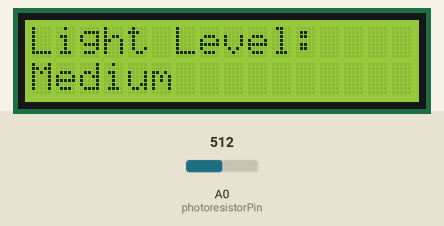
This sketch was run on a simulated Arduino Uno, built with avr-gcc and run on an emulated ATmega328P. On the bench: 16×2 character LCD. Inputs (shaded band) come from the test bench; at power-on: A0 (photoresistorPin) = 512. What the sketch prints to the serial monitor is not drawn.

Above: at 1.2 s.
1.3 s: A0 (photoresistorPin) set to 610
At 2.7 s:
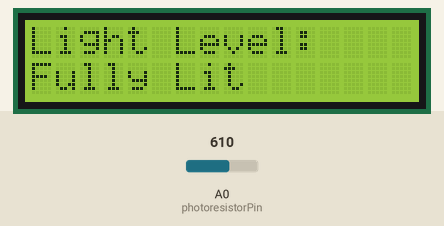
3.5 s: A0 (photoresistorPin) set to 810
At 4.7 s:
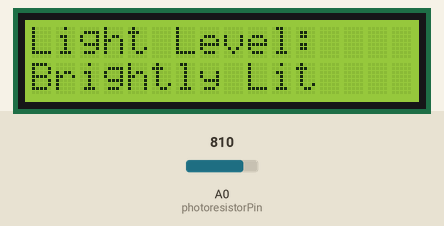
5.5 s: A0 (photoresistorPin) set to 390
At 6.6 s:
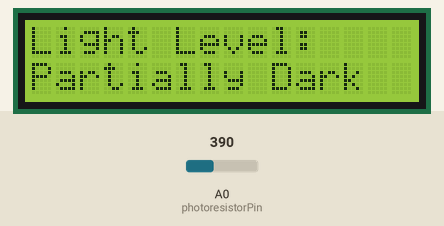
7.6 s: A0 (photoresistorPin) set to 190
At 8.6 s:
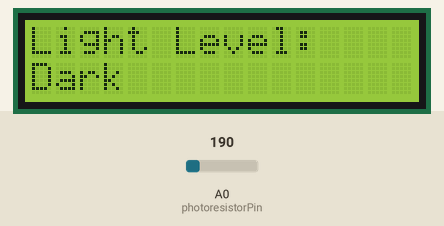
9.6 s: A0 (photoresistorPin) set to 210
At 10.5 s:
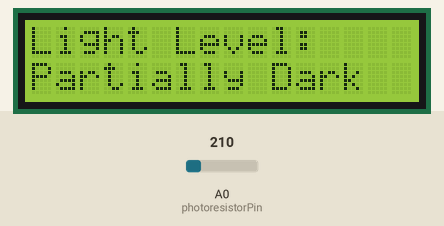
11.6 s: A0 (photoresistorPin) set to 122
At 12.4 s:
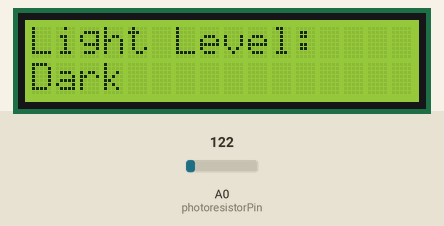
Timing chart, 0 to 14.6 s (numbered marks = the images above; inputs shaded):
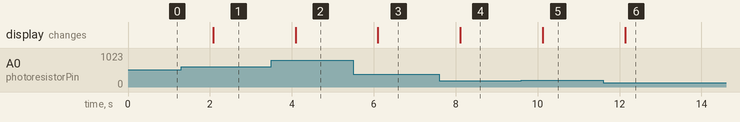

The sketch:

ddesle3lab4.ino
```cpp
// Dishant Desle, 652956059 and ddesle3
// Lab 4 - Photoresistor
// Description - This lab involves creating a circuit using a photoresistor
//               and a 16x2 LCD display to display the relative light level
//               in the environment as one of five predefined text values,
//               based on readings from the photoresistor, providing hands-on
//               experience with analog sensor input and digital output using an Arduino.
// Assumption - A photoresistor is connected to analog pin A0.
//              The 10k ohm resistor and photoresistor are appropriately
//              wired together to form a voltage divider.
// References - https://docs.arduino.cc/learn/electronics/lcd-displays
//              https://www.instructables.com/How-to-use-a-photoresistor-or-photocell-Arduino-Tu/
//              https://playground.arduino.cc/Learning/PhotoResistor/
// Date - 10/03/2023
// Time - 10:45am
// TA - Kaz


#include <LiquidCrystal.h>

// LiquidCrystal lcd(12, 11, 5, 4, 3, 2); // RS, EN, D4, D5, D6, D7
LiquidCrystal lcd(2, 3, 4, 5, 6, 7);  // Adjust pins as per your setup

const int photoresistorPin = A0;
int photoresistorValue = 0;
String lightStatus;

void setup() {
  lcd.begin(16, 2); // Initialize the LCD
  pinMode(photoresistorPin, INPUT);
  Serial.begin(9600); // Initialize Serial communication for debugging
}

void loop() {
  // Read the value from the photoresistor
  photoresistorValue = analogRead(photoresistorPin);

  // Determine the light status based on the photoresistor reading
  if (photoresistorValue < 200) {
    lightStatus = "Dark";
  } else if (photoresistorValue < 400) {
    lightStatus = "Partially Dark";
  } else if (photoresistorValue < 600) {
    lightStatus = "Medium";
  } else if (photoresistorValue < 800) {
    lightStatus = "Fully Lit";
  } else {
    lightStatus = "Brightly Lit";
  }

  // Clear the previous message on the LCD
  lcd.clear();

  // Display the light status on the LCD
  lcd.setCursor(0, 0);
  lcd.print("Light Level:");
  lcd.setCursor(0, 1);
  lcd.print(lightStatus);

  // Print the light status to the Serial Monitor for testing
  Serial.print("Light Status: ");
  Serial.println(lightStatus);

  delay(1000); // Delay for readability
}
```

Measured:
- after the input at 1.3 s, the display: changes after 0.78 s (image 1)
- after the input at 3.5 s, the display: changes after 0.59 s (image 2)
- after the input at 5.5 s, the display: changes after 0.60 s (image 3)
- after the input at 7.6 s, the display: changes after 0.51 s (image 4)
- after the input at 9.6 s, the display: changes after 0.52 s (image 5)
- after the input at 11.6 s, the display: changes after 0.54 s (image 6)
